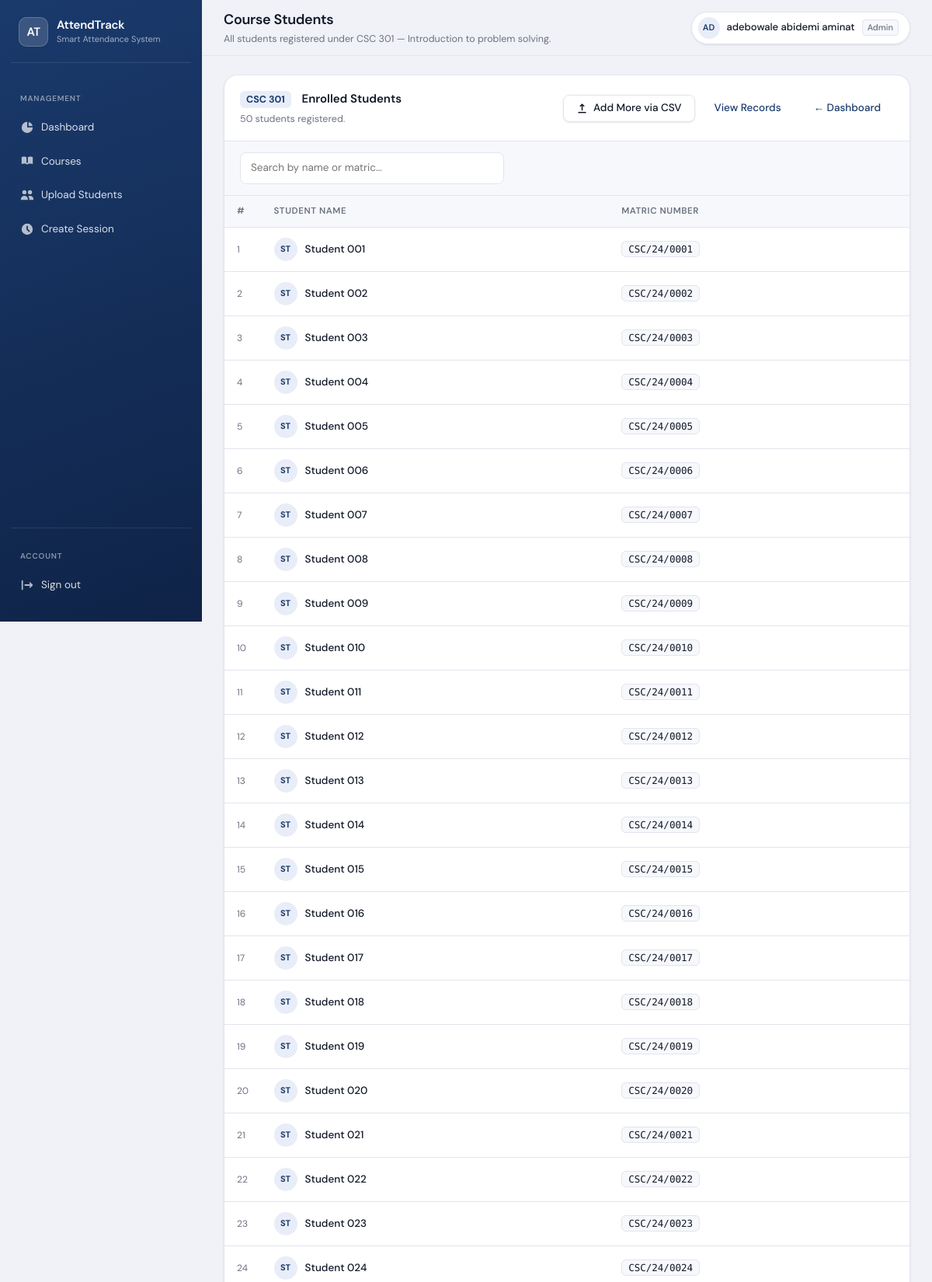
The page /courses/1/students/ (signed in, upper part) on the database its author committed.
### attendance/models.py (models this page shows, shortened)
class Course(models.Model):
    code = models.CharField(max_length=20, unique=True, db_index=True)
    title = models.CharField(max_length=150)
    lecturer = models.ForeignKey(
        User,
        on_delete=models.CASCADE,
        related_name="courses_taught",
        limit_choices_to={"role": "admin"},
    )
    level = models.CharField(max_length=10, db_index=True)
    created_at = models.DateTimeField(auto_now_add=True)
    class Meta:
        ordering = ["code"]
        verbose_name = "Course"

class User(AbstractUser):
    ROLE_CHOICES = (
        ("admin", "Admin / Lecturer"),
        ("student", "Student"),
    )
    username = None
    first_name = None
    last_name = None
    matric_number = models.CharField(max_length=30, unique=True, db_index=True)
    full_name = models.CharField(max_length=150)
    email = models.EmailField(blank=True, null=True)
    role = models.CharField(max_length=20, choices=ROLE_CHOICES, default="student", db_index=True)
    is_active = models.BooleanField(default=True)
    is_staff = models.BooleanField(default=False)
    date_joined = models.DateTimeField(default=timezone.now)
    USERNAME_FIELD = "matric_number"
    REQUIRED_FIELDS = ["full_name"]
    groups = models.ManyToManyField(
        "auth.Group",
        related_name="attendance_users",
        blank=True,
        verbose_name="groups",
    )
    user_permissions = models.ManyToManyField(
        "auth.Permission",
        related_name="attendance_user_permissions",
        blank=True,
        verbose_name="user permissions",
    )
    objects = UserManager()
    class Meta:
        verbose_name = "User"
        verbose_name_plural = "Users"
        ordering = ["full_name"]

class CourseRegistration(models.Model):
    student = models.ForeignKey(
        User, on_delete=models.CASCADE, related_name="course_registrations"
    )
    course = models.ForeignKey(
        Course, on_delete=models.CASCADE, related_name="registrations"
    )
    registered_at = models.DateTimeField(auto_now_add=True)
    class Meta:
        unique_together = ("student", "course")
        indexes = [models.Index(fields=["student", "course"])]
        ordering = ["course__code"]
        verbose_name = "Course Registration"

### attendance/views.py (the view)
# urls.py: path("courses/<int:course_id>/students/",        course_students,      name="course-students"),
@login_required
@user_passes_test(is_admin_user, login_url="/login/")
def course_students(request, course_id):
    course = get_object_or_404(Course, id=course_id, lecturer=request.user)
    students = (
        course.registrations
        .select_related("student", "student__student_profile")
        .order_by("student__full_name")
    )
    return render(request, "course_student.html", {
        "course": course,
        "students": students,
    })

### attendance/views.py (called while the page is built)
def is_admin_user(user):
    return user.is_authenticated and user.role == "admin"

### templates/course_student.html (shortened to what this page needs)
{% extends 'base.html' %}
{% block page_heading %}Course Students{% endblock %}
{% block page_subheading %}All students registered under {{ course.code }} — {{ course.title }}.{% endblock %}
{% block content %}
<div class="card" style="padding:0;overflow:hidden;">
    <div style="display:flex;align-items:center;justify-content:space-between;flex-wrap:wrap;gap:12px;padding:18px 20px;border-bottom:1px solid var(--border);">
        <div>
            <div class="card-title">
                <span style="font-size:12.5px;background:var(--primary-3);color:var(--primary);border-radius:6px;padding:3px 8px;font-weight:700;margin-right:10px;">{{ course.code }}</span>
                Enrolled Students
            </div>
            <div class="card-subtitle" style="margin-top:4px;">{{ students|length }} student{{ students|length|pluralize }} registered.</div>
        </div>
        <div class="toolbar">
            <a href="{% url 'upload-students' %}" class="btn btn-secondary">
                <svg viewBox="0 0 20 20" fill="currentColor"><path fill-rule="evenodd" d="M3 17a1 1 0 011-1h12a1 1 0 110 2H4a1 1 0 01-1-1zM6.293 6.707a1 1 0 010-1.414l3-3a1 1 0 011.414 0l3 3a1 1 0 01-1.414 1.414L11 5.414V13a1 1 0 11-2 0V5.414L7.707 6.707a1 1 0 01-1.414 0z" clip-rule="evenodd"/></svg>
                Add More via CSV
            </a>
            <a href="{% url 'course-records' course.id %}" class="btn btn-ghost">View Records</a>
            <a href="{% url 'dashboard' %}" class="btn btn-ghost">← Dashboard</a>
        </div>
    </div>
    <div style="padding:14px 20px;border-bottom:1px solid var(--border);background:var(--panel-2);">
        <input type="text" id="studentSearch" placeholder="Search by name or matric…" style="max-width:340px;margin:0;" oninput="filterStudents()">
    </div>
    <div class="table-wrap" style="border:none;border-radius:0;">
        <table>
            <thead>
                <tr>
                    <th style="width:44px;">#</th>
                    <th>Student Name</th>
                    <th>Matric Number</th>
                </tr>
            </thead>
            <tbody id="studentBody">
                {% for reg in students %}
                <tr>
                    <td class="td-muted" style="font-size:12px;">{{ forloop.counter }}</td>
                    <td>
                        <div style="display:flex;align-items:center;gap:10px;">
                            <div style="width:30px;height:30px;border-radius:50%;background:var(--primary-3);color:var(--primary);display:flex;align-items:center;justify-content:center;font-size:11px;font-weight:700;flex-shrink:0;">
                                {{ reg.student.full_name|slice:":2"|upper }}
                            </div>
                            <span style="font-weight:500;">{{ reg.student.full_name }}</span>
                        </div>
                    </td>
                    <td><span style="font-family:var(--mono);font-size:12.5px;background:var(--panel-2);border:1px solid var(--border);border-radius:6px;padding:2px 8px;">{{ reg.student.matric_number }}</span></td>
                </tr>
                {% endfor %}
            </tbody>
        </table>
    </div>
</div>
{% endblock %}

### templates/base.html (shortened to what this page needs)
<!DOCTYPE html>
<html lang="en">
<head>
    <link rel="stylesheet" href="https://unpkg.com/leaflet@1.9.4/dist/leaflet.css" />
</head>
<body>
{% if user.is_authenticated %}
<div class="app-shell">
    <aside class="sidebar">
        <div class="sidebar-inner">
            <div class="brand">
                <div class="brand-logo">AT</div>
                <div class="brand-text">
                    <h2>AttendTrack</h2>
                    <p>Smart Attendance System</p>
                </div>
            </div>
            {% if user.role == "admin" %}
            <div class="nav-section">
                <div class="nav-label">Management</div>
                <a href="{% url 'dashboard' %}" class="nav-link {% if request.resolver_match.url_name == 'dashboard' %}active{% endif %}">
                    <svg class="nav-icon" viewBox="0 0 20 20" fill="currentColor"><path d="M2 10a8 8 0 018-8v8h8a8 8 0 11-16 0z"/><path d="M12 2.252A8.014 8.014 0 0117.748 8H12V2.252z"/></svg>
                    Dashboard
                </a>
                <a href="{% url 'create-course' %}" class="nav-link {% if request.resolver_match.url_name == 'create-course' %}active{% endif %}">
                    <svg class="nav-icon" viewBox="0 0 20 20" fill="currentColor"><path d="M9 4.804A7.968 7.968 0 005.5 4c-1.255 0-2.443.29-3.5.804v10A7.969 7.969 0 015.5 14c1.669 0 3.218.51 4.5 1.385A7.962 7.962 0 0114.5 14c1.255 0 2.443.29 3.5.804v-10A7.968 7.968 0 0014.5 4c-1.255 0-2.443.29-3.5.804V12a1 1 0 11-2 0V4.804z"/></svg>
                    Courses
                </a>
                <a href="{% url 'upload-students' %}" class="nav-link {% if request.resolver_match.url_name == 'upload-students' %}active{% endif %}">
                    <svg class="nav-icon" viewBox="0 0 20 20" fill="currentColor"><path d="M9 6a3 3 0 11-6 0 3 3 0 016 0zM17 6a3 3 0 11-6 0 3 3 0 016 0zM12.93 17c.046-.327.07-.66.07-1a6.97 6.97 0 00-1.5-4.33A5 5 0 0119 16v1h-6.07zM6 11a5 5 0 015 5v1H1v-1a5 5 0 015-5z"/></svg>
                    Upload Students
                </a>
                <a href="{% url 'create-session' %}" class="nav-link {% if request.resolver_match.url_name == 'create-session' %}active{% endif %}">
                    <svg class="nav-icon" viewBox="0 0 20 20" fill="currentColor"><path fill-rule="evenodd" d="M10 18a8 8 0 100-16 8 8 0 000 16zm1-12a1 1 0 10-2 0v4a1 1 0 00.293.707l2.828 2.829a1 1 0 101.415-1.415L11 9.586V6z" clip-rule="evenodd"/></svg>
                    Create Session
                </a>
            </div>
            {% endif %}
            <div class="sidebar-footer">
                <div class="nav-label">Account</div>
                <a href="{% url 'logout' %}" class="nav-link">
                    <svg class="nav-icon" viewBox="0 0 20 20" fill="currentColor"><path fill-rule="evenodd" d="M3 3a1 1 0 00-1 1v12a1 1 0 102 0V4a1 1 0 00-1-1zm10.293 9.293a1 1 0 001.414 1.414l3-3a1 1 0 000-1.414l-3-3a1 1 0 10-1.414 1.414L14.586 9H7a1 1 0 100 2h7.586l-1.293 1.293z" clip-rule="evenodd"/></svg>
                    Sign out
                </a>
            </div>
        </div>
    </aside>
    <div class="main">
        <header class="topbar">
            <div class="page-heading">
                <h1>{% block page_heading %}AttendTrack{% endblock %}</h1>
                <p>{% block page_subheading %}{% endblock %}</p>
            </div>
            <div class="topbar-right">
                <div class="user-chip">
                    <div class="user-avatar">{{ user.full_name|slice:":2"|upper }}</div>
                    <span class="user-name">{{ user.full_name|default:user.matric_number }}</span>
                    <span class="user-role">{{ user.role|title }}</span>
                </div>
            </div>
        </header>
        <div class="page-content">
            {% block content %}{% endblock %}
        </div>
    </div>
</div>
{% endif %}
</body>
</html>

### rows shown on the page
Course: code "CSC 301", title "Introduction to problem solving"
User: full_name "AD", full_name "adebowale abidemi aminat", role "Admin"
CourseRegistration: student.full_name "ST", student.full_name "Student 001", student.matric_number "CSC/24/0001"
CourseRegistration: student.full_name "ST", student.full_name "Student 002", student.matric_number "CSC/24/0002"
CourseRegistration: student.full_name "ST", student.full_name "Student 003", student.matric_number "CSC/24/0003"
CourseRegistration: student.full_name "ST", student.full_name "Student 004", student.matric_number "CSC/24/0004"
CourseRegistration: student.full_name "ST", student.full_name "Student 005", student.matric_number "CSC/24/0005"
CourseRegistration: student.full_name "ST", student.full_name "Student 006", student.matric_number "CSC/24/0006"
CourseRegistration: student.full_name "ST", student.full_name "Student 007", student.matric_number "CSC/24/0007"
CourseRegistration: student.full_name "ST", student.full_name "Student 008", student.matric_number "CSC/24/0008"
CourseRegistration: student.full_name "ST", student.full_name "Student 009", student.matric_number "CSC/24/0009"
CourseRegistration: student.full_name "ST", student.full_name "Student 010", student.matric_number "CSC/24/0010"
CourseRegistration: student.full_name "ST", student.full_name "Student 011", student.matric_number "CSC/24/0011"
CourseRegistration: student.full_name "ST", student.full_name "Student 012", student.matric_number "CSC/24/0012"
CourseRegistration: student.full_name "ST", student.full_name "Student 013", student.matric_number "CSC/24/0013"
CourseRegistration: student.full_name "ST", student.full_name "Student 014", student.matric_number "CSC/24/0014"
CourseRegistration: student.full_name "ST", student.full_name "Student 015", student.matric_number "CSC/24/0015"
CourseRegistration: student.full_name "ST", student.full_name "Student 016", student.matric_number "CSC/24/0016"
CourseRegistration: student.full_name "ST", student.full_name "Student 017", student.matric_number "CSC/24/0017"
CourseRegistration: student.full_name "ST", student.full_name "Student 018", student.matric_number "CSC/24/0018"
CourseRegistration: student.full_name "ST", student.full_name "Student 019", student.matric_number "CSC/24/0019"
CourseRegistration: student.full_name "ST", student.full_name "Student 020", student.matric_number "CSC/24/0020"
CourseRegistration: student.full_name "ST", student.full_name "Student 021", student.matric_number "CSC/24/0021"
CourseRegistration: student.full_name "ST", student.full_name "Student 022", student.matric_number "CSC/24/0022"
CourseRegistration: student.full_name "ST", student.full_name "Student 023", student.matric_number "CSC/24/0023"
CourseRegistration: student.full_name "ST", student.full_name "Student 024", student.matric_number "CSC/24/0024"

### other values the page prints
{{ students|length }} "50"
